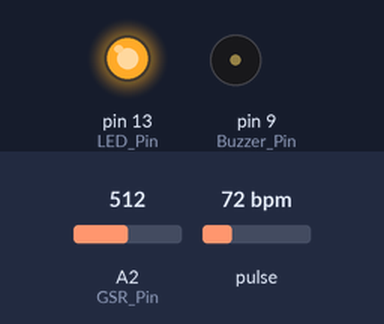
This sketch was run on a simulated Arduino Uno, built with avr-gcc and run on an emulated ATmega328P. Shown: output pins drawn as LEDs (lit = HIGH), buzzer (waves = sounding). Dashed ring = blinking. The test bench sets the inputs (shaded band); at power-on: pulse 72 bpm, A2 (GSR_Pin) = 512. What the sketch prints to the serial monitor is not drawn.

Above: at 7.2 s.
7.3 s: pulse set to 81 bpm
10.3 s: pulse set to 84 bpm
At 10.62 s:
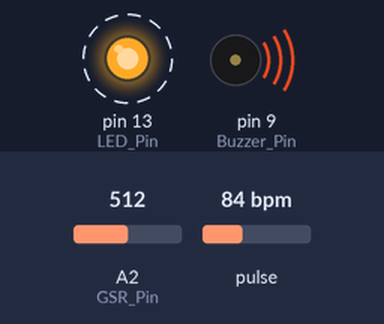
13.3 s: pulse set to 70 bpm
At 15.0 s:
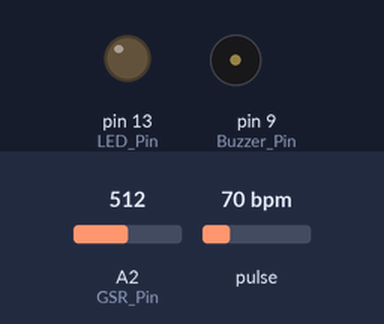
16.3 s: A2 (GSR_Pin) set to 490
At 18.2 s:
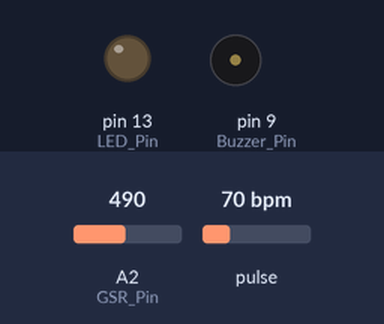
Timing chart, 0 to 20.3 s (numbered marks = the images above; inputs shaded):
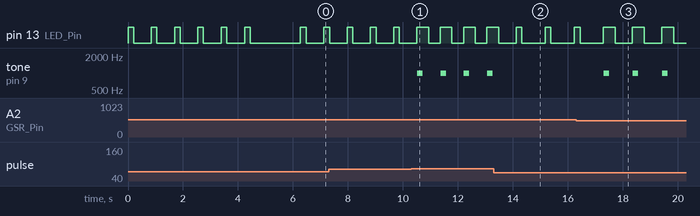

The sketch:

gsr_and_pulse.ino
```cpp
#define USE_ARDUINO_INTERRUPTS true
#include <PulseSensorPlayground.h>

const int Pulse_Pin   = A0;
const int GSR_Pin     = A2;
const int Buzzer_Pin  = 9;
const int LED_Pin     = 13;

int baselineGSR = 0;
int gsrThreshold = 10;
int baselineBPM = 0;
bool calibrated = false;

PulseSensorPlayground pulseSensor;

void setup() {
  Serial.begin(9600);
  pinMode(Buzzer_Pin, OUTPUT);
  pinMode(LED_Pin, OUTPUT);

  // Set up PulseSensor
  pulseSensor.analogInput(Pulse_Pin);
  pulseSensor.setThreshold(700);         // Just below your peak (720–800)
  pulseSensor.blinkOnPulse(LED_Pin);
  pulseSensor.begin();

  // Calibration
  Serial.println("🔁 Calibrating BPM...");
  long totalBPM = 0;
  int count = 0;
  unsigned long start = millis();

  while (millis() - start < 5000) {
    if (pulseSensor.sawStartOfBeat()) {
      int bpm = pulseSensor.getBeatsPerMinute();
      if (bpm >= 45 && bpm <= 130) {
        totalBPM += bpm;
        count++;
      }
    }
    delay(20);
  }

  if (count > 0) {
    baselineBPM = totalBPM / count;
    calibrated = true;
    Serial.print("✅ Baseline BPM: ");
    Serial.println(baselineBPM);
  } else {
    Serial.println("❌ BPM calibration failed.");
  }

  Serial.println("🔁 Calibrating GSR...");
  long gsrTotal = 0;
  for (int i = 0; i < 500; i++) {
    gsrTotal += analogRead(GSR_Pin);
    delay(2);
  }
  baselineGSR = gsrTotal / 500;
  Serial.print("✅ Baseline GSR: ");
  Serial.println(baselineGSR);
}

void loop() {
  if (!calibrated) return;

  // Read GSR
  long gsrSum = 0;
  for (int i = 0; i < 100; i++) {
    gsrSum += analogRead(GSR_Pin);
    delay(2);
  }
  int gsrAvg = gsrSum / 100;
  int gsrDiff = gsrAvg - baselineGSR;

  // Heartbeat detection
  static int lastBPM = baselineBPM;
  if (pulseSensor.sawStartOfBeat()) {
    int bpm = pulseSensor.getBeatsPerMinute();
    if (bpm >= 45 && bpm <= 130) {
      lastBPM = bpm;
    }

    int bpmDiff = lastBPM - baselineBPM;

    Serial.print("❤️ BPM: ");
    Serial.print(lastBPM);
    Serial.print(" | Δ: ");
    Serial.println(bpmDiff);

    Serial.print("GSR: ");
    Serial.print(gsrAvg);
    Serial.print(" | Δ: ");
    Serial.println(gsrDiff);

    if (bpmDiff > 10 || abs(gsrDiff) > gsrThreshold) {
      Serial.println("⚠️ Stress Detected — Buzzing!");
      tone(Buzzer_Pin, 1000);
      delay(200);
      noTone(Buzzer_Pin);
    } else {
      Serial.println("✅ Normal");
    }
  }
}
```

Measured:
- the behaviour switches between 82 and 83 bpm on pulse (found by bisection; images 0 and 1)
- the behaviour switches between 502 and 501 on A2 (GSR_Pin) (found by bisection; images 2 and 3)
- after the input at 10.3 s, tone on pin 9 (Buzzer_Pin): alternates 1000 Hz for 0.20 s and silent for 0.65 s, starting after 0.22 s
- after the input at 13.3 s, tone on pin 9 (Buzzer_Pin): stops changing and stays silent
- after the input at 16.3 s, tone on pin 9 (Buzzer_Pin): alternates 1000 Hz for 0.20 s and silent for 0.86 s, starting after 1.0 s
- by itself, pin 13 (LED_Pin): repeats every 1.1 s: HIGH 0.43 s, LOW 0.63 s
